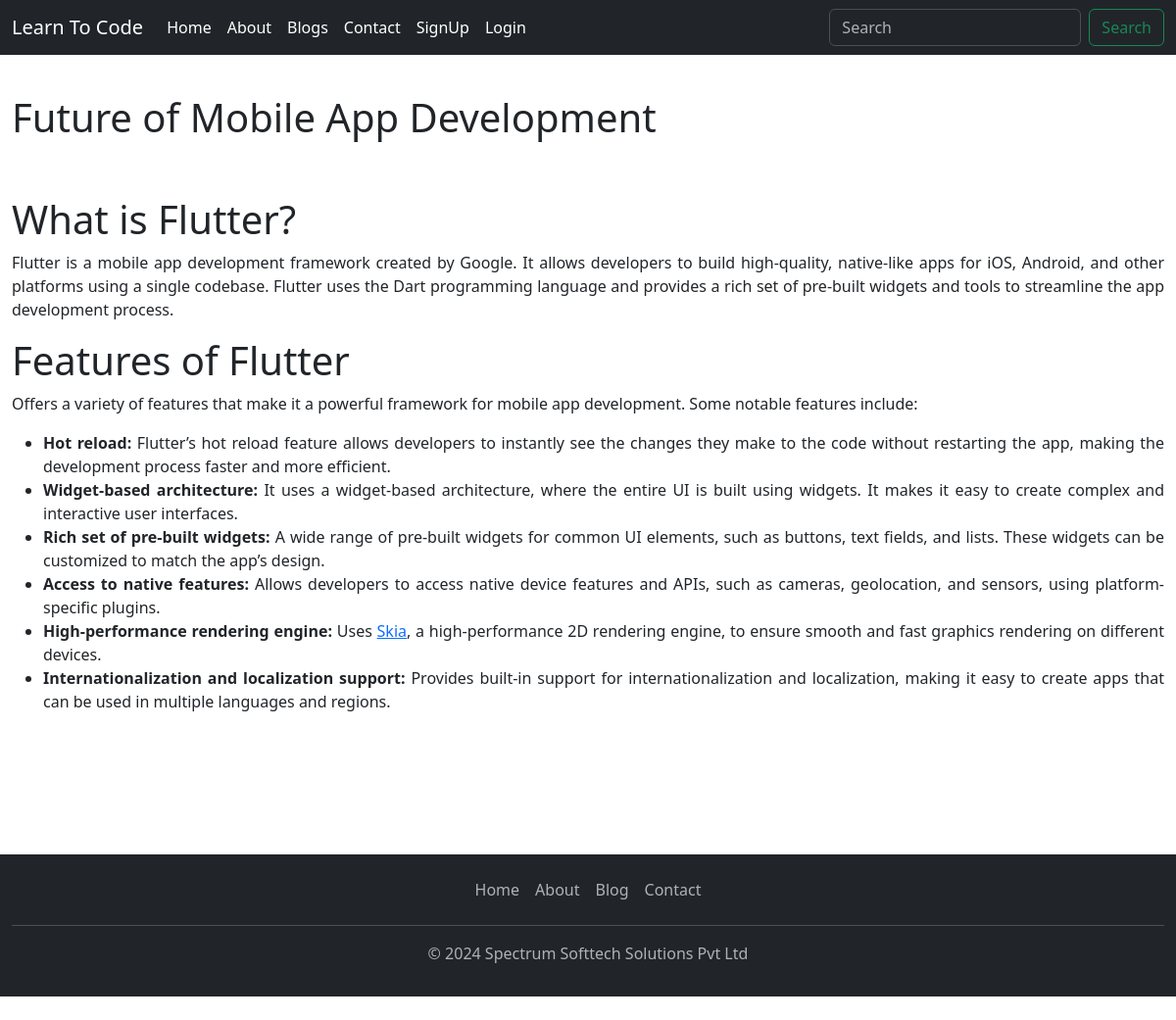
Page /content/2 on the committed database.
### home/models.py (models this page shows, shortened)
class Blog(models.Model):
    name = models.CharField(max_length=100, default="")
    title= models.CharField(max_length=100, default="")
    id = models.AutoField(primary_key=True)
    short_description= models.CharField(max_length=200, default="")
    content= RichTextField()
    thumbnail=models.ImageField(upload_to="blog_images")
    created_at = models.TimeField(auto_now_add=True)

### home/views.py (the view)
# urls.py: path("content/<str:id>", views.content, name="content"),
def content(request, id):
    blog = Blog.objects.get(id=id)
    context = {
        "blog": blog
    }
    return render(request, "blogcontent.html", context)

### templates/blogcontent.html
{% extends 'base.html' %}
{% block content %}
<div class="container-fluid py-5">
    <h1 class=" py-5">{{ blog.title }}</h1>
    <div>
      {{ blog.content|safe }}
    </div>
  </div>
{% endblock  %}

### rows in the picture
Blog: title "Future of Mobile App Development", content "What is Flutter? Flutter is a mobile app development framework created by Google. It allows developers to build high-quality, native-like apps for iOS, Android, and other platforms using a single codebase. Flutter uses the Dart programming language and provides a rich set of pre-built widgets and tools to streamline the app development process. Features of Flutter Offers a variety of features that make it a powerful framework for mobile app development. Some notable features include: Hot reload: Flutter’s hot reload feature allows developers to instantly see the changes they make to the code without restarting the app, making the development process faster and more efficient. Widget-based…"
